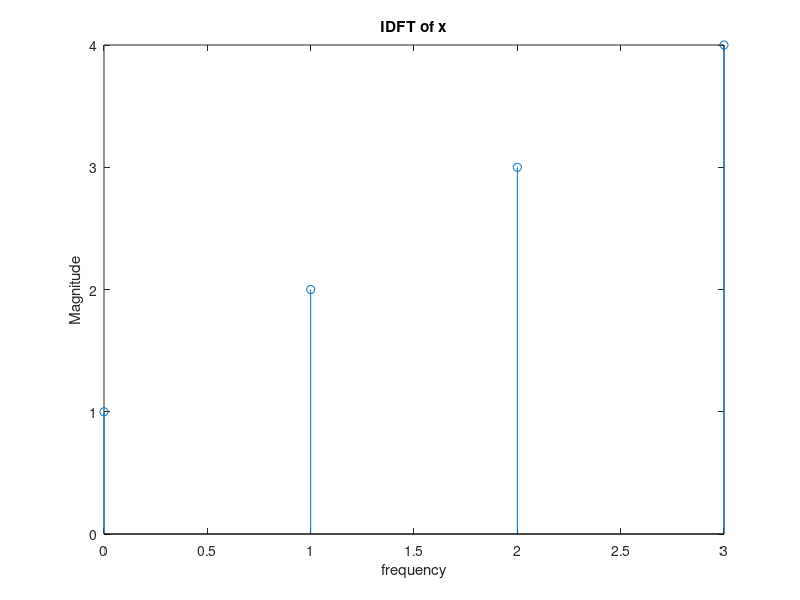

This chart was generated by the following MATLAB code:
% with buildin
disp('Inverse fourier transform of the sequence');
x_fft=[10.0000 + 0.0000i,  -2.0000 + 2.0000i,  -2.0000 + 0.0000i,  -2.0000 - 2.0000i]
disp('is');
x=ifft(x_fft)
stem(0:length(x)-1,abs(x));
xlabel('frequency');
ylabel('Magnitude');
title('IDFT of x');

% without buildin
disp('Inverse fourier transform of the sequence');
x_fft=[10.0000 + 0.0000i,  -2.0000 + 2.0000i,  -2.0000 + 0.0000i,  -2.0000 - 2.0000i]
disp('is');
x=zeros(1,length(x_fft));
for k=0:length(x_fft)-1
    for m=0:length(x_fft)-1
        x(k+1)=x(k+1)+x_fft(m+1)*exp(1i*2*pi*m*k/length(x_fft));
    end
end
x=(1/length(x_fft))*x
abs(x)
stem(0:length(x)-1,abs(x));
xlabel('frequency');
ylabel('Magnitude');
title('IDFT of x');